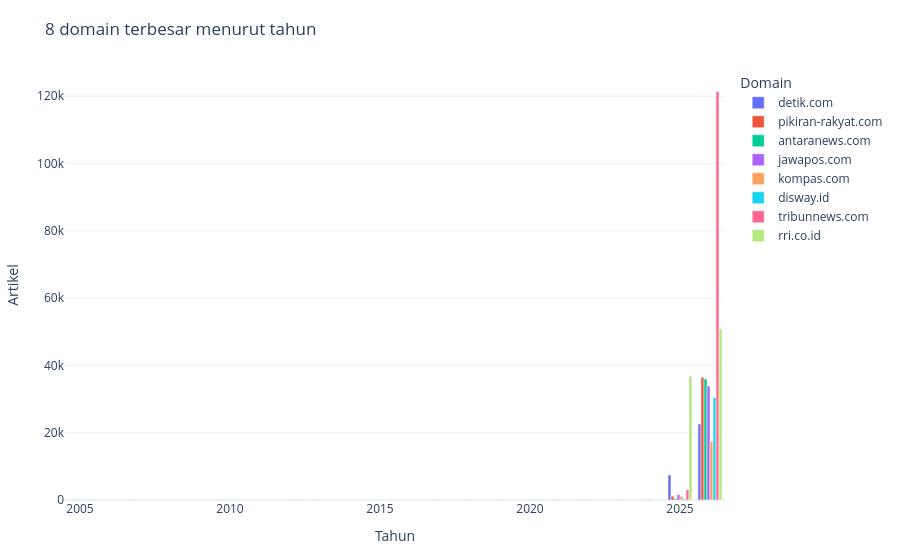

This figure's notebook cell:
### Markdown cell above
## Grafik 7. Perbandingan sumber berita per tahun

### Code cell
top_hosts = hosts["news_hostname"].head(8).tolist()
host_year = (lf.filter(pl.col("news_hostname").is_in(top_hosts))
             .with_columns(pl.col("publication_date").dt.year().alias("tahun"))
             .group_by(["tahun", "news_hostname"])
             .agg(pl.len().alias("jumlah")).collect().to_pandas())
fig = px.bar(host_year, x="tahun", y="jumlah", color="news_hostname",
             barmode="group", title="8 domain terbesar menurut tahun",
             labels={"tahun":"Tahun", "jumlah":"Artikel", "news_hostname":"Domain"})
show_save(fig, "07_domain_per_tahun.html")

### Figure 1 — Plotly figure (JSON) as saved in the notebook; plotly's stock layout.template omitted (floating-point values rounded to 4 significant figures)
{"data": [{"alignmentgroup": "True", "hovertemplate": "Domain=detik.com<br>Tahun=%{x}<br>Artikel=%{y}<extra></extra>", "legendgroup": "detik.com", "marker": {"color": "#636efa", "pattern": {"shape": ""}}, "name": "detik.com", "offsetgroup": "detik.com", "orientation": "v", "showlegend": true, "textposition": "auto", "type": "bar", "x": [2022.0, 2021.0, 2012.0, 2023.0, 2005.0, 2019.0, 2025.0, 2024.0, 2010.0, 2015.0, 2016.0, 2020.0, 2007.0, 2026.0], "xaxis": "x", "y": [3, 2, 1, 6, 3, 1, 7429, 13, 1, 1, 1, 2, 2, 22584], "yaxis": "y"}, {"alignmentgroup": "True", "hovertemplate": "Domain=pikiran-rakyat.com<br>Tahun=%{x}<br>Artikel=%{y}<extra></extra>", "legendgroup": "pikiran-rakyat.com", "marker": {"color": "#EF553B", "pattern": {"shape": ""}}, "name": "pikiran-rakyat.com", "offsetgroup": "pikiran-rakyat.com", "orientation": "v", "showlegend": true, "textposition": "auto", "type": "bar", "x": [NaN, 2026.0, 2025.0], "xaxis": "x", "y": [14, 36439, 1130], "yaxis": "y"}, {"alignmentgroup": "True", "hovertemplate": "Domain=antaranews.com<br>Tahun=%{x}<br>Artikel=%{y}<extra></extra>", "legendgroup": "antaranews.com", "marker": {"color": "#00cc96", "pattern": {"shape": ""}}, "name": "antaranews.com", "offsetgroup": "antaranews.com", "orientation": "v", "showlegend": true, "textposition": "auto", "type": "bar", "x": [2022.0, 2014.0, 2024.0, 2013.0, 2018.0, 2026.0, 2020.0, 2023.0, 2011.0, 2016.0, 2019.0, 2015.0, 2017.0, 2021.0, 2012.0, NaN, 2025.0], "xaxis": "x", "y": [9, 6, 12, 4, 6, 35988, 4, 7, 2, 9, 9, 4, 3, 3, 6, 134, 401], "yaxis": "y"}, {"alignmentgroup": "True", "hovertemplate": "Domain=jawapos.com<br>Tahun=%{x}<br>Artikel=%{y}<extra></extra>", "legendgroup": "jawapos.com", "marker": {"color": "#ab63fa", "pattern": {"shape": ""}}, "name": "jawapos.com", "offsetgroup": "jawapos.com", "orientation": "v", "showlegend": true, "textposition": "auto", "type": "bar", "x": [2023.0, 2020.0, 2024.0, 2018.0, 2026.0, 2017.0, 2016.0, 2021.0, 2022.0, 2019.0, 2014.0, 2025.0], "xaxis": "x", "y": [123, 74, 191, 139, 33911, 57, 5, 111, 87, 89, 1, 1611], "yaxis": "y"}, {"alignmentgroup": "True", "hovertemplate": "Domain=kompas.com<br>Tahun=%{x}<br>Artikel=%{y}<extra></extra>", "legendgroup": "kompas.com", "marker": {"color": "#FFA15A", "pattern": {"shape": ""}}, "name": "kompas.com", "offsetgroup": "kompas.com", "orientation": "v", "showlegend": true, "textposition": "auto", "type": "bar", "x": [2026.0, 2023.0, 2025.0, NaN, 2013.0], "xaxis": "x", "y": [17434, 1, 1073, 1, 1], "yaxis": "y"}, {"alignmentgroup": "True", "hovertemplate": "Domain=disway.id<br>Tahun=%{x}<br>Artikel=%{y}<extra></extra>", "legendgroup": "disway.id", "marker": {"color": "#19d3f3", "pattern": {"shape": ""}}, "name": "disway.id", "offsetgroup": "disway.id", "orientation": "v", "showlegend": true, "textposition": "auto", "type": "bar", "x": [2020.0, 2019.0, 2015.0, 2022.0, 2016.0, NaN, 2014.0, 2012.0, 2024.0, 2026.0, 2018.0, 2013.0, 2023.0, 2017.0, 2025.0, 2021.0], "xaxis": "x", "y": [3, 2, 1, 7, 3, 1, 7, 2, 2, 30453, 9, 17, 15, 1, 363, 4], "yaxis": "y"}, {"alignmentgroup": "True", "hovertemplate": "Domain=tribunnews.com<br>Tahun=%{x}<br>Artikel=%{y}<extra></extra>", "legendgroup": "tribunnews.com", "marker": {"color": "#FF6692", "pattern": {"shape": ""}}, "name": "tribunnews.com", "offsetgroup": "tribunnews.com", "orientation": "v", "showlegend": true, "textposition": "auto", "type": "bar", "x": [2016.0, 2025.0, 2026.0, 2019.0, 2023.0, 2024.0, 2015.0, 2018.0, 2022.0, 2013.0, 2020.0, 2021.0, 2012.0, 2017.0, 2014.0], "xaxis": "x", "y": [14, 3019, 121421, 7, 11, 21, 7, 8, 9, 5, 9, 15, 2, 14, 10], "yaxis": "y"}, {"alignmentgroup": "True", "hovertemplate": "Domain=rri.co.id<br>Tahun=%{x}<br>Artikel=%{y}<extra></extra>", "legendgroup": "rri.co.id", "marker": {"color": "#B6E880", "pattern": {"shape": ""}}, "name": "rri.co.id", "offsetgroup": "rri.co.id", "orientation": "v", "showlegend": true, "textposition": "auto", "type": "bar", "x": [2026.0, 2025.0], "xaxis": "x", "y": [50965, 36824], "yaxis": "y"}], "layout": {"barmode": "group", "legend": {"title": {"text": "Domain"}, "tracegroupgap": 0}, "margin": {"b": 60, "l": 60, "r": 30, "t": 70}, "title": {"text": "8 domain terbesar menurut tahun"}, "xaxis": {"anchor": "y", "domain": [0, 1], "title": {"text": "Tahun"}}, "yaxis": {"anchor": "x", "domain": [0, 1], "title": {"text": "Artikel"}}}}
